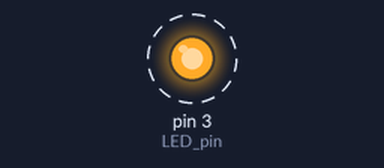
The sketch below on a simulated Arduino Uno, built with avr-gcc and run on an emulated ATmega328P. Shown: output pins drawn as LEDs (lit = HIGH). Dashed ring = blinking.

Above: at 0.2 s.
Timing chart, 0 to 3.0 s (numbered marks = the images above):
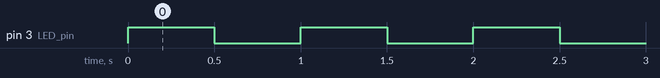

Measured:
- by itself, pin 3 (LED_pin): alternates HIGH for 0.50 s and LOW for 0.50 s

The sketch:

01_LED_blink.ino
```cpp
int LED_pin = 3;

void setup() {
  // put your setup code here, to run once:
  pinMode(LED_pin, OUTPUT);
}

void loop() {
  // put your main code here, to run repeatedly:
  digitalWrite(LED_pin, HIGH);
  delay(500);
  digitalWrite(LED_pin, LOW);
  delay(500);
}
```
